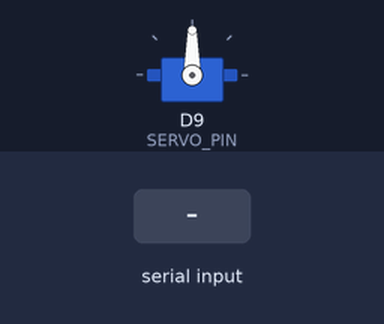
This sketch was run on a simulated Arduino Due. On the bench: servo. The inputs (shaded band) are chosen by the test bench. What the sketch prints to the serial monitor is not drawn.

Above: at 1.2 s.
1.3 s: "30,150\n" received over Serial
At 2.0 s:
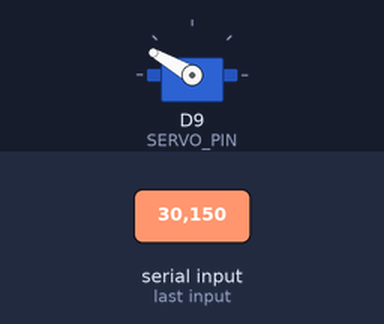
At 2.8 s:
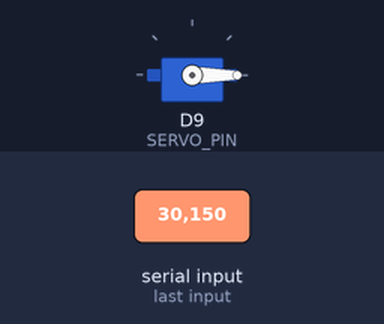
3.8 s: "90,45\n" received over Serial
At 4.6 s:
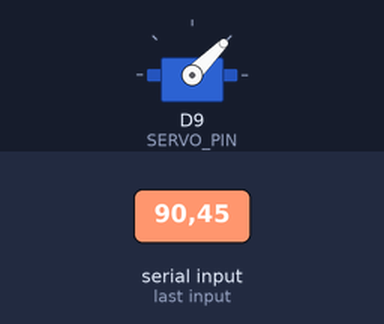
Timing chart, 0 to 6.8 s (numbered marks = the images above; inputs shaded):
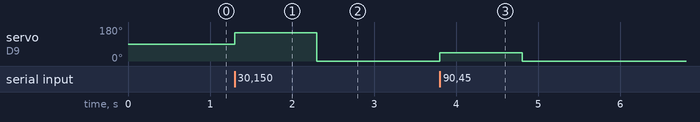

Measured:
- after the input at 1.3 s, servo on D9 (SERVO_PIN): 90° → 150° at once, → 0° 1.0 s later
- after the input at 3.8 s, servo on D9 (SERVO_PIN): 0° → 45° at once, → 0° 1.0 s later

The sketch:

arduino_for_1_axis_movement_works_1.29.ino
```cpp
#include <Servo.h>

Servo servo;

const int SERVO_PIN = 9;

void setup() {
  Serial.begin(115200);
  servo.attach(SERVO_PIN);

  servo.write(90);  // safe startup position (center / stop)
  Serial.println("Arduino ready. Send 0–180.");
}


void loop() {

  int stop =90;

  if (Serial.available()) {

    int value = Serial.parseInt();   // expects 0–180

    if (value >= 0 && value <= 180) {
      servo.write(value);

      Serial.print("Input value: ");
      Serial.println(value);
    }


  }
}
```
